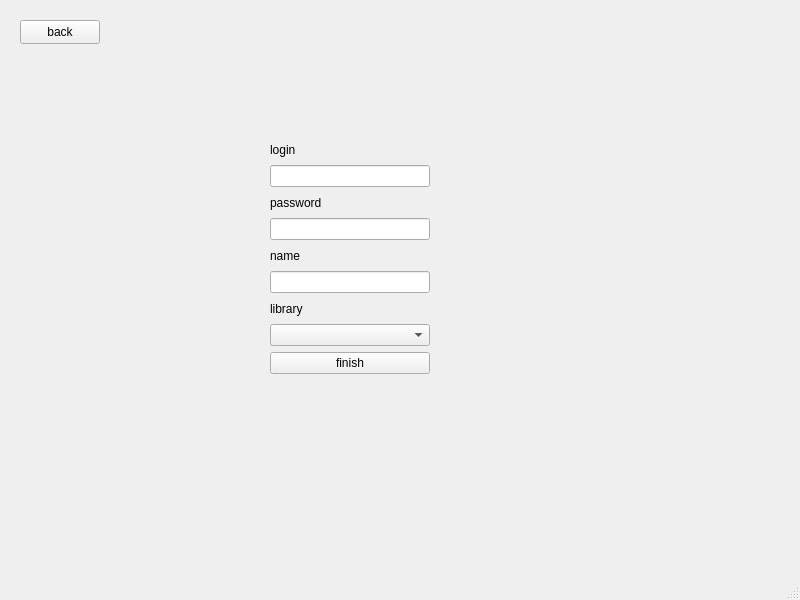
<?xml version="1.0" encoding="UTF-8"?>
<ui version="4.0">
 <class>RegistrationLibrarianController</class>
 <widget class="QMainWindow" name="RegistrationLibrarianController">
  <property name="geometry">
   <rect>
    <x>0</x>
    <y>0</y>
    <width>800</width>
    <height>600</height>
   </rect>
  </property>
  <property name="windowTitle">
   <string>MainWindow</string>
  </property>
  <widget class="QWidget" name="centralwidget">
   <widget class="QPushButton" name="backButton">
    <property name="geometry">
     <rect>
      <x>20</x>
      <y>20</y>
      <width>80</width>
      <height>24</height>
     </rect>
    </property>
    <property name="text">
     <string>back</string>
    </property>
   </widget>
   <widget class="QWidget" name="gridLayoutWidget">
    <property name="geometry">
     <rect>
      <x>270</x>
      <y>140</y>
      <width>160</width>
      <height>234</height>
     </rect>
    </property>
    <layout class="QGridLayout" name="gridLayout">
     <item row="1" column="0">
      <widget class="QLabel" name="label">
       <property name="text">
        <string>login</string>
       </property>
      </widget>
     </item>
     <item row="6" column="0">
      <widget class="QLineEdit" name="NameText"/>
     </item>
     <item row="9" column="0">
      <widget class="QPushButton" name="finishButton">
       <property name="text">
        <string>finish</string>
       </property>
      </widget>
     </item>
     <item row="5" column="0">
      <widget class="QLabel" name="label_3">
       <property name="text">
        <string>name</string>
       </property>
      </widget>
     </item>
     <item row="4" column="0">
      <widget class="QLineEdit" name="PasswordText"/>
     </item>
     <item row="7" column="0">
      <widget class="QLabel" name="label_4">
       <property name="text">
        <string>library</string>
       </property>
      </widget>
     </item>
     <item row="2" column="0">
      <widget class="QLineEdit" name="LoginText"/>
     </item>
     <item row="3" column="0">
      <widget class="QLabel" name="label_2">
       <property name="text">
        <string>password</string>
       </property>
      </widget>
     </item>
     <item row="8" column="0">
      <widget class="QComboBox" name="LibraryBox"/>
     </item>
    </layout>
   </widget>
  </widget>
  <widget class="QMenuBar" name="menubar">
   <property name="geometry">
    <rect>
     <x>0</x>
     <y>0</y>
     <width>800</width>
     <height>21</height>
    </rect>
   </property>
  </widget>
  <widget class="QStatusBar" name="statusbar"/>
 </widget>
 <resources/>
 <connections/>
</ui>
